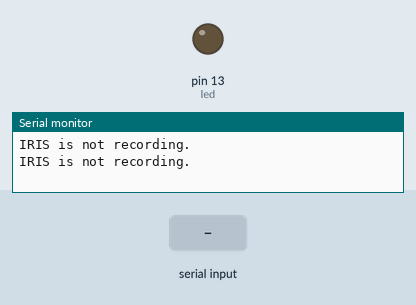
This sketch was run on a simulated Arduino Uno, built with avr-gcc and run on an emulated ATmega328P. On the bench: output pins drawn as LEDs (lit = HIGH), the last lines printed to the serial monitor. Dashed ring = blinking. Inputs (shaded band) come from the test bench.

Above: at 1.2 s.
1.3 s: "i\n" received over Serial
At 2.05 s:
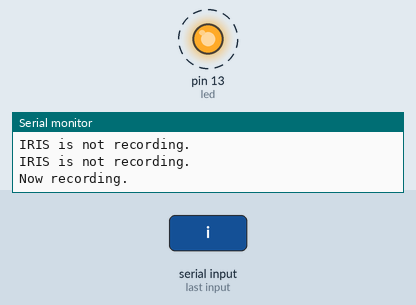
Timing chart, 0 to 10.3 s (numbered marks = the images above; inputs shaded):
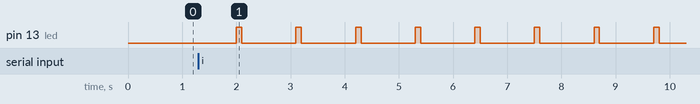

The sketch:

readwriteLED.ino
```cpp
// Variable to keep track of whether IRIS should be recording.
int rec_var = 0;

// Pin 13 has an LED connected on most Arduino boards.
// give it a name:
int led = 13;

void setup() {
  // put your setup code here, to run once:
  // initialize the digital pin as an output.
  pinMode(led, OUTPUT);
  Serial.begin(9600);
}

void loop() {
  // put your main code here, to run repeatedly:

  // Serial.available gets the number of bytes (characters) available for reading from the serial port.
  // If there is readable data inputted into the serial port:
  if (Serial.available() > 0) {

      // Reads incoming serial data. Sets rec_var to "on" if 'i' is inputted into serial monitor.
      if (Serial.read() == 'i') {
        rec_var = 1;
        Serial.print("Now recording.");       // status message
        Serial.print('\n');                   // starts a new line
      }
      // Reads incoming serial data. Sets rec_var to "off" if 'o' is inputted into serial monitor.
      else if (Serial.read() == 'o') {
        rec_var = 0;
        Serial.print("Recording stopped.");   // status message
        Serial.print('\n');                   // starts a new line.
      }
      else {
      }
  }
  else {
  }

  // Blinks the LED on and off repeatedly if rec_var is set to "on".
  if (rec_var == 1) {
    digitalWrite(led, HIGH);   // turn the LED on (HIGH is the voltage level)
//    Serial.println("LED ON");
    delay(100);                // wait for 100ms
    digitalWrite(led, LOW);    // turn the LED off by making the voltage LOW
//    Serial.println("LED OFF");
    Serial.println("IRIS is recording.");
    Serial.print('\n');
    delay(1000);               // wait for 100ms
  }
  // Does nothing or stops blinking if rec_var is set to "off".
  else if (rec_var == 0) {
    Serial.println("IRIS is not recording.");
    Serial.print('\n');
    delay(1000);
  }

}
```

Measured:
- after the input at 1.3 s, pin 13 (led): alternates HIGH for 0.10 s and LOW for 1.0 s, starting after 0.70 s
